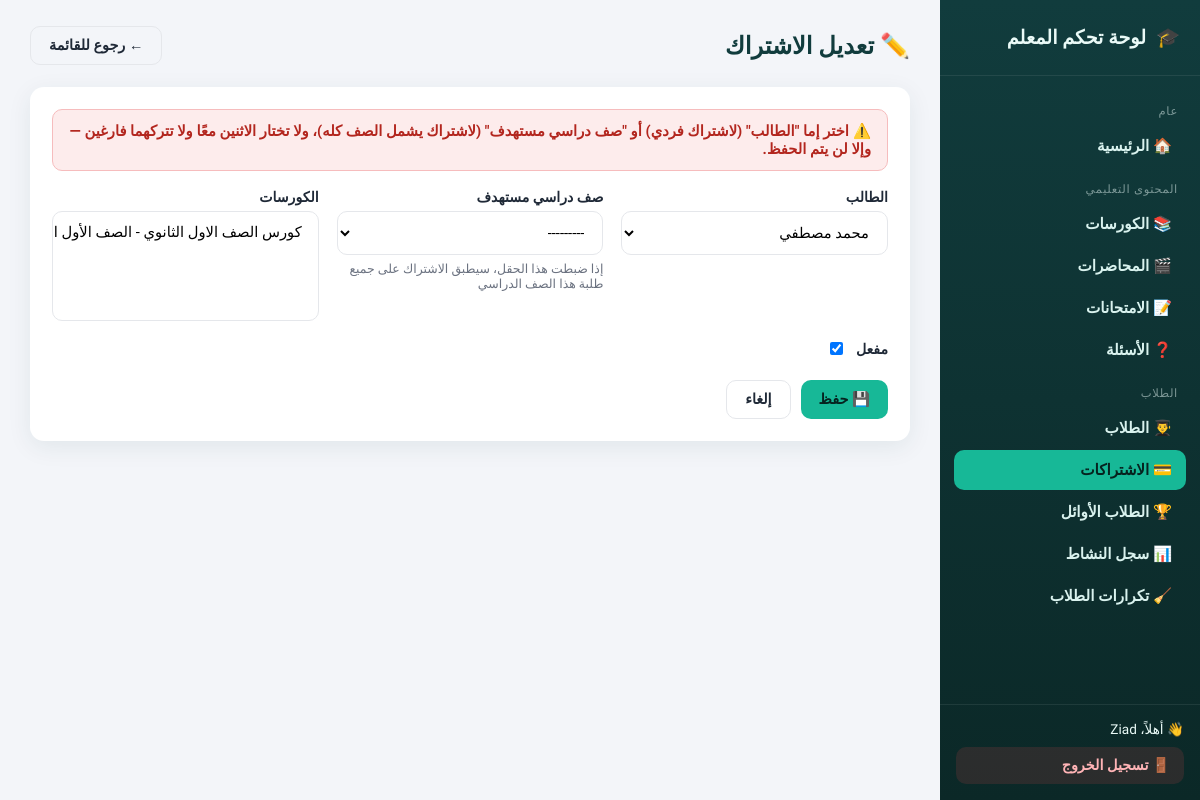
The app's page /dashboard/subscriptions/4/edit/ (signed in) with its own data.
### accounts/models.py (models this page shows, shortened)
class Subscription(models.Model):
    student = models.ForeignKey(
        Student,  # هنا نستخدم Student مباشرة
        on_delete=models.CASCADE,
        related_name="subscriptions",
        verbose_name="الطالب",
        null=True,
        blank=True
    )
    target_grade = models.CharField(
        max_length=1,
        choices=GRADE_CHOICES,
        verbose_name="صف دراسي مستهدف",
        null=True,
        blank=True,
        help_text="إذا ضبطت هذا الحقل، سيطبق الاشتراك على جميع طلبة هذا الصف الدراسي"
    )
    courses = models.ManyToManyField(
        Course,
        related_name='students',
        verbose_name="الكورسات",
        blank=True
    )
    year = models.PositiveIntegerField(
        default=datetime.now().year,
        verbose_name="السنة",
        editable=False
    )
    is_active = models.BooleanField(
        default=False,
        verbose_name="مفعل"
    )

### dashboard/views.py (the view)
# urls.py: path('<str:model_slug>/<int:pk>/edit/', views.generic_edit, name='edit'),
@staff_required
def generic_edit(request, model_slug, pk):
    config = _config_or_404(model_slug)
    model = config['model']
    obj = get_object_or_404(model, pk=pk)
    FormClass = modelform_factory(model, fields=config['form_fields'], widgets=config.get('widgets'))
    if request.method == 'POST':
        form = FormClass(request.POST, request.FILES, instance=obj)
        if form.is_valid():
            obj = form.save()
            _after_save(model_slug, obj)
            messages.success(request, f"تم تعديل {config['label_singular']} بنجاح ✅")
            return redirect('dashboard:list', model_slug=model_slug)
    else:
        form = FormClass(instance=obj)
    return render(request, 'dashboard/generic_form.html', {
        'config': config, 'model_slug': model_slug, 'form': form, 'is_edit': True, 'obj': obj,
        'active_nav': model_slug,
    })

### accounts/context_processors.py (called while the page is built)
def student_session(request):
    is_registered = request.session.get("is_registered", False)
    student_name = request.session.get("student_name", None)
    student_obj = None
    student_id = request.session.get("student_id")
    if student_id:
        try:
            student_obj = Student.objects.filter(id=student_id).first()
        except Exception:
            student_obj = None
    return {
        "is_registered": is_registered,
        "student_name": student_name,
        "student": student_obj,
    }

### accounts/models.py (called while the page is built)
    def __str__(self):
        return self.full_name

### content/models.py (called while the page is built)
    def __str__(self):
        return f"{self.title} - {self.get_grade_display()}"

### dashboard/registry.py (called while the page is built)
def get_config(model_slug):
    return REGISTRY.get(model_slug)

### dashboard/views.py (called while the page is built)
def _config_or_404(model_slug):
    config = get_config(model_slug)
    if not config:
        raise Http404("قسم غير موجود")
    return config

### dashboard/templates/dashboard/generic_form.html (shortened to what this page needs)
{% extends "dashboard/base.html" %}
{% block content %}
<div class="dash-topbar">
  <div>
    <h1>{% if is_edit %}✏️ تعديل {{ config.label_singular }}{% else %}➕ إضافة {{ config.label_singular }}{% endif %}</h1>
  </div>
  <a class="btn btn-outline" href="{% url 'dashboard:list' model_slug %}">← رجوع للقائمة</a>
</div>
<div class="panel">
  {% if model_slug == 'subscriptions' %}
    <div class="msg error" style="margin-bottom:18px;">
      ⚠️ اختر <strong>إما</strong> "الطالب" (لاشتراك فردي) <strong>أو</strong> "صف دراسي مستهدف" (لاشتراك يشمل الصف كله)،
      ولا تختار الاثنين معًا ولا تتركهما فارغين — وإلا لن يتم الحفظ.
    </div>
  {% endif %}
  <form method="post" enctype="multipart/form-data" novalidate>
    <div class="form-grid">
      {% for field in form %}
        <div class="form-field {% if field.field.widget.input_type == 'checkbox' %}checkbox-field{% endif %} {% if field.field.widget.input_type == 'textarea' or field.html_name == 'description' %}full{% endif %}">
          <label for="{{ field.id_for_label }}">
            {{ field.label }} {% if field.field.required %}<span class="required">*</span>{% endif %}
          </label>
          {{ field }}
          {% if field.help_text %}<div class="help-text">{{ field.help_text }}</div>{% endif %}
        </div>
      {% endfor %}
    </div>
    <div class="form-actions">
      <button type="submit" class="btn btn-primary">💾 حفظ</button>
      <a class="btn btn-outline" href="{% url 'dashboard:list' model_slug %}">إلغاء</a>
    </div>
  </form>
</div>
{% endblock %}

### dashboard/templates/dashboard/base.html (shortened to what this page needs)
{% load static %}
<!DOCTYPE html>
<html lang="ar" dir="rtl">
<head>
  <link rel="stylesheet" href="{% static 'dashboard/css/style.css' %}" />
</head>
<body class="dash-body">
  <div class="dash-shell">
    <aside class="dash-sidebar">
      <div class="brand">
        <span>🎓</span>
        <span>لوحة تحكم المعلم</span>
      </div>
      <nav class="dash-nav">
        <div class="nav-section-title">عام</div>
        <a class="nav-link {% if active_nav == 'home' %}active{% endif %}" href="{% url 'dashboard:home' %}">🏠 الرئيسية</a>
        <div class="nav-section-title">المحتوى التعليمي</div>
        <a class="nav-link {% if active_nav == 'courses' %}active{% endif %}" href="{% url 'dashboard:list' 'courses' %}">📚 الكورسات</a>
        <a class="nav-link {% if active_nav == 'lectures' %}active{% endif %}" href="{% url 'dashboard:list' 'lectures' %}">🎬 المحاضرات</a>
        <a class="nav-link {% if active_nav == 'exams' %}active{% endif %}" href="{% url 'dashboard:list' 'exams' %}">📝 الامتحانات</a>
        <a class="nav-link {% if active_nav == 'questions' %}active{% endif %}" href="{% url 'dashboard:question_list' %}">❓ الأسئلة</a>
        <div class="nav-section-title">الطلاب</div>
        <a class="nav-link {% if active_nav == 'students' %}active{% endif %}" href="{% url 'dashboard:list' 'students' %}">👨‍🎓 الطلاب</a>
        <a class="nav-link {% if active_nav == 'subscriptions' %}active{% endif %}" href="{% url 'dashboard:list' 'subscriptions' %}">💳 الاشتراكات</a>
        <a class="nav-link {% if active_nav == 'top-students' %}active{% endif %}" href="{% url 'dashboard:list' 'top-students' %}">🏆 الطلاب الأوائل</a>
        <a class="nav-link {% if active_nav == 'activity-log' %}active{% endif %}" href="{% url 'dashboard:activity_log' %}">📊 سجل النشاط</a>
        <a class="nav-link {% if active_nav == 'duplicates' %}active{% endif %}" href="{% url 'dashboard:student_duplicates' %}">🧹 تكرارات الطلاب</a>
      </nav>
      <div class="sidebar-footer">
        <div style="margin-bottom:10px;">👋 أهلاً، {{ request.user.get_full_name|default:request.user.username }}</div>
        <form method="post" action="{% url 'dashboard:logout' %}">
          <button type="submit" class="logout-btn">🚪 تسجيل الخروج</button>
        </form>
      </div>
    </aside>
    <main class="dash-main">
      {% block content %}{% endblock %}
    </main>
  </div>
</body>
</html>

### dashboard/static/dashboard/css/style.css (style rules this page uses)
:root { --sidebar-w: 260px; --bg: #f3f5f9; --card-bg: #ffffff; --primary: #113c3d; --primary-light: #1d5c5d; --accent: #17b897; --accent-soft: #e4f7f2; --danger: #e5484d; --danger-soft: #fdecec; --warning: #f5a524; --text: #1f2937; --text-muted: #6b7280; --border: #e5e7eb; --radius: 14px; --shadow: 0 6px 24px rgba(17, 60, 61, 0.08); font-family: "Tajawal", sans-serif; }
* { box-sizing: border-box; }
body.dash-body { margin: 0; background: var(--bg); color: var(--text); font-family: "Tajawal", sans-serif; direction: rtl; }
a { text-decoration: none; color: inherit; }
.dash-shell { display: flex; min-height: 100vh; }
.dash-sidebar { width: var(--sidebar-w); background: linear-gradient(180deg, var(--primary), #0b2827); color: #eafaf7; flex-shrink: 0; display: flex; flex-direction: column; position: sticky; top: 0; height: 100vh; overflow-y: auto; }
.dash-sidebar .brand { padding: 26px 20px; font-size: 1.2rem; font-weight: 800; border-bottom: 1px solid rgba(255,255,255,0.08); display: flex; align-items: center; gap: 10px; }
.dash-nav { padding: 14px 10px; flex: 1; }
.dash-nav .nav-section-title { font-size: 0.72rem; color: rgba(234,250,247,0.5); text-transform: uppercase; letter-spacing: .06em; padding: 14px 12px 6px; }
.dash-nav a.nav-link { display: flex; align-items: center; gap: 10px; padding: 11px 14px; margin: 2px 4px; border-radius: 10px; font-weight: 600; font-size: 0.95rem; color: #d9f2ee; transition: 0.2s; }
.dash-nav a.nav-link.active { background: var(--accent); color: #06231f; }
.dash-sidebar .sidebar-footer { padding: 16px; border-top: 1px solid rgba(255,255,255,0.08); font-size: 0.85rem; }
.logout-btn { display: flex; align-items: center; gap: 8px; padding: 10px 14px; border-radius: 10px; background: rgba(229,72,77,0.15); color: #ffb4b6; font-weight: 700; width: 100%; border: none; cursor: pointer; font-family: inherit; font-size: 0.9rem; }
.dash-main { flex: 1; min-width: 0; padding: 26px 30px 60px; }
.dash-topbar { display: flex; align-items: center; justify-content: space-between; margin-bottom: 22px; flex-wrap: wrap; gap: 12px; }
.dash-topbar h1 { font-size: 1.5rem; font-weight: 800; margin: 0; color: var(--primary); }
.msg { padding: 12px 16px; border-radius: 10px; font-weight: 600; font-size: 0.92rem; }
.msg.error { background: var(--danger-soft); color: #b3261e; border: 1px solid #f6bcbd; }
.panel { background: var(--card-bg); border-radius: var(--radius); box-shadow: var(--shadow); padding: 22px; margin-bottom: 22px; }
.btn { display: inline-flex; align-items: center; gap: 6px; padding: 10px 18px; border-radius: 10px; font-weight: 700; font-size: 0.9rem; border: none; cursor: pointer; font-family: inherit; transition: 0.2s; }
.btn-primary { background: var(--accent); color: #06231f; }
.btn-outline { background: transparent; border: 1.5px solid var(--border); color: var(--text); }
.form-grid { display: grid; grid-template-columns: repeat(auto-fit, minmax(260px, 1fr)); gap: 18px; }
.form-field { display: flex; flex-direction: column; gap: 6px; }
.form-field label { font-weight: 700; font-size: 0.88rem; color: var(--text); }
.form-field input[type=text], .form-field input[type=number], .form-field input[type=password], .form-field input[type=tel], .form-field input[type=email], .form-field input[type=file], .form-field select, .form-field textarea { padding: 11px 14px; border: 1.5px solid var(--border); border-radius: 10px; font-family: inherit; font-size: 0.92rem; background: #fff; outline: none; transition: 0.2s; }
.form-field .help-text { font-size: 0.78rem; color: var(--text-muted); }
.checkbox-field { flex-direction: row; align-items: center; gap: 10px !important; }
.form-actions { margin-top: 22px; display: flex; gap: 10px; }
select[multiple] { min-height: 110px; }

### records on screen
Subscription: form "محمد مصطفي" "---------" "☑"

### other values on screen
{{ request.user.get_full_name|default:request.user.username }} "Ziad"
{{ config.label_singular }} "الاشتراك"
{{ field.label }} "الطالب" "صف دراسي مستهدف" "الكورسات" "مفعل"
{{ field.help_text }} "إذا ضبطت هذا الحقل، سيطبق الاشتراك على جميع طلبة هذا الصف الدراسي"
